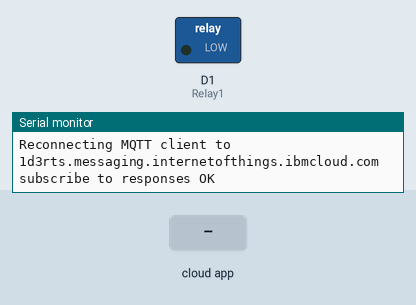
This sketch was run on a simulated ESP8266 (NodeMCU). Shown: switched loads named in the sketch (green lamp = pin HIGH), the last lines printed to the serial monitor. The test bench sets the inputs (shaded band). WiFi joins after 1.5 s; servers stay silent unless stated; no MQTT or app messages arrive unless stated.

Above: at 2.7 s.
2.8 s: the phone or cloud app sets light to 0
At 3.5 s:
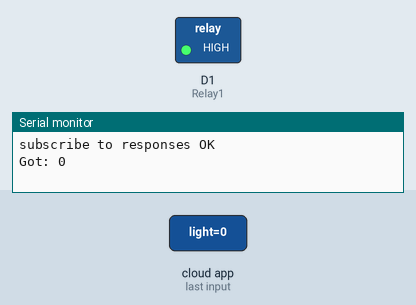
4.3 s: the phone or cloud app sets light to 1
At 5.0 s:
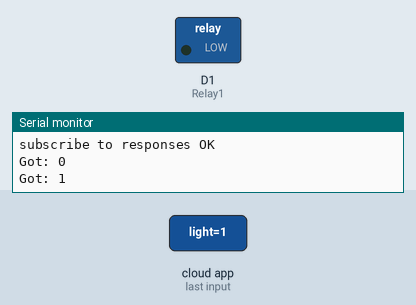
Timing chart, 0 to 7.3 s (numbered marks = the images above; inputs shaded):
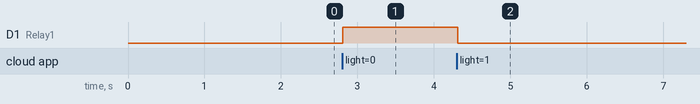

The sketch:

Node_MCU.ino
```cpp
#include <ESP8266WiFi.h>
#include <PubSubClient.h> // https://github.com/knolleary/pubsubclient/releases/tag/v2.3
#include <ArduinoJson.h> // https://github.com/bblanchon/ArduinoJson/releases/tag/v5.0.7
#include "Adafruit_MQTT.h"
#include "Adafruit_MQTT_Client.h"
unsigned long previousMillis = 0;
const long interval = 15000;
void wifiConnect();
void publishData();
float watt1;

#define Relay1            D1

#define WLAN_SSID       "debak"
#define WLAN_PASS       "123456788"
char watt[5];
float sensorValue;

#define AIO_SERVER      "io.adafruit.com"
#define AIO_SERVERPORT  1883
#define AIO_USERNAME    "Debak"
#define AIO_KEY         "0e344b756442494cbf2341bc415a840a"

#define ORG "1d3rts"
#define DEVICE_TYPE "NodeMCU443"
#define DEVICE_ID "NodemcuESP8266"
#define TOKEN "r!&@4izj3eK9AXmSaU"
//-------- Customise the above values --------

char server[] = ORG ".messaging.internetofthings.ibmcloud.com";
char authMethod[] = "use-token-auth";
char token[] = TOKEN;
char clientId[] = "d:" ORG ":" DEVICE_TYPE ":" DEVICE_ID;

const char eventTopic[] = "iot-2/evt/status/fmt/json";
const char cmdTopic[] = "iot-2/cmd/led/fmt/json";
String payload="{\"d\":{\"adc\":";
String t="";


WiFiClient wifiClient,client1;


void callback(char* topic, byte* payload, unsigned int payloadLength) {
  Serial.print("Message arrived [");
  Serial.print(topic);
  Serial.print("] ");
  for (int i = 0; i < payloadLength; i++) {
    Serial.print((char)payload[i]);
  }
  Serial.println();

  // Switch on the LED if an 1 was received as first character
  if (payload[0] == '1') {
    digitalWrite(BUILTIN_LED, LOW);   // Turn the LED on (Note that LOW is the voltage level
    // but actually the LED is on; this is because
    // it is acive low on the ESP-01)
  } else {
    digitalWrite(BUILTIN_LED, HIGH);  // Turn the LED off by making the voltage HIGH
  }

}

PubSubClient client(server, 1883, callback, wifiClient);

int publishInterval = 5000; // 5 seconds//Send adc every 5sc
long lastPublishMillis;

int bill_amount = 0;
unsigned int energyTariff = 8.0;
Adafruit_MQTT_Client mqtt(&client1, AIO_SERVER, AIO_SERVERPORT, AIO_USERNAME, AIO_KEY);
Adafruit_MQTT_Publish Power = Adafruit_MQTT_Publish(&mqtt, AIO_USERNAME "/feeds/Power");
Adafruit_MQTT_Publish bill = Adafruit_MQTT_Publish(&mqtt, AIO_USERNAME "/feeds/bill");

// Setup a feed called 'onoff' for subscribing to changes.
Adafruit_MQTT_Subscribe Light1 = Adafruit_MQTT_Subscribe(&mqtt, AIO_USERNAME"/feeds/light");


void MQTT_connect();

void setup() {
    Serial.begin(115200);

     pinMode(Relay1, OUTPUT);

  delay(10);
  Serial.println(F("Adafruit MQTT demo"));

  // Connect to WiFi access point.
  Serial.println(); Serial.println();
  Serial.print("Connecting to ");
  Serial.println(WLAN_SSID);

  WiFi.begin(WLAN_SSID, WLAN_PASS);
  while (WiFi.status() != WL_CONNECTED) {
    delay(500);
    Serial.print(".");
  }
  Serial.println();

  Serial.println("WiFi connected");
  Serial.println("IP address: "); Serial.println(WiFi.localIP());

  // Setup MQTT subscription for onoff feed.
  mqtt.subscribe(&Light1);

    wifiConnect();
}

void loop() {
  MQTT_connect();

  Adafruit_MQTT_Subscribe *subscription;
  while ((subscription = mqtt.readSubscription(5000))) {
    if (subscription == &Light1) {
      Serial.print(F("Got: "));
      Serial.println((char *)Light1.lastread);
      int Light1_State = atoi((char *)Light1.lastread);
      digitalWrite(Relay1, !(Light1_State));

    }
  }

 int i=0;

 if(Serial.available() > 0 ){
   delay(100); //allows all serial sent to be received together
    while(Serial.available() && i<5) {
     watt[i++] = Serial.read();
    }
    watt[i++]='\0';
  }

 watt1 = atof(watt); //// watt1 ta use korte hobe
  bill_amount = watt1 * (energyTariff/1000);      // 1unit = 1kwH
  Serial.print(F("\nSending Power val "));
  Serial.println(watt1);
  Serial.print("...");

  if (! Power.publish(watt1)) {
    Serial.println(F("Failed"));
  } else {
    Serial.println(F("OK!"));
  }

   if (! bill.publish(bill_amount)) {
    Serial.println(F("Failed"));
  } else {
    Serial.println(F("OK!"));
  }

if (bill_amount==4){
for (int i =0; i<=2; i++)
{
  bill.publish(bill_amount);
delay(5000);
}
bill_amount =6;
}

delay(5000);

 if (millis() - lastPublishMillis > publishInterval) {
    publishData();
    lastPublishMillis = millis();
  }

}

// Function to connect and reconnect as necessary to the MQTT server.
// Should be called in the loop function and it will take care if connecting.
void MQTT_connect() {
  int8_t ret;

  // Stop if already connected.
  if (mqtt.connected()) {
    return;
  }

  Serial.print("Connecting to MQTT... ");

  uint8_t retries = 3;
  while ((ret = mqtt.connect()) != 0) { // connect will return 0 for connected
       Serial.println(mqtt.connectErrorString(ret));
       Serial.println("Retrying MQTT connection in 5 seconds...");
       mqtt.disconnect();
       delay(5000);  // wait 5 seconds
       retries--;
       if (retries == 0) {
         // basically die and wait for WDT to reset me
         while (1);
       }
  }
  Serial.println("MQTT Connected!");

  if (!!!client.connected()) {
    Serial.print("Reconnecting MQTT client to "); Serial.println(server);
    while (!!!client.connect(clientId, authMethod, token)) {
      Serial.print(".");
      delay(500);
    }
    if (client.subscribe(cmdTopic)) {
      Serial.println("subscribe to responses OK");
    } else {
      Serial.println("subscribe to responses FAILED");
    }
  }
}

    void wifiConnect() {
  Serial.print("Connecting to "); Serial.print(WLAN_SSID);
  WiFi.begin(WLAN_SSID, WLAN_PASS);
  while (WiFi.status() != WL_CONNECTED) {
    delay(500);
    Serial.print(".");
  }
  Serial.print("nWiFi connected, IP address: "); Serial.println(WiFi.localIP());


    Serial.println();
}


void publishData() {
  sensorValue = watt1;
  String payload = "{\"d\":{\"adc\":";
 //t=(sensorValue,DEC);
 //payload=payload+t+ "}}";
 payload+=String(sensorValue,DEC); // Current value diye edit
payload+="}}";

 Serial.print("Sending payload: "); Serial.println(payload);

  if (client.publish(eventTopic, (char*) payload.c_str())) {
    Serial.println("Publish OK");
  } else {
    Serial.println("Publish FAILED");
  }
}
```

Measured:
- after the input at 2.8 s, D1 (Relay1): LOW → HIGH at once
- after the input at 4.3 s, D1 (Relay1): HIGH → LOW at once
